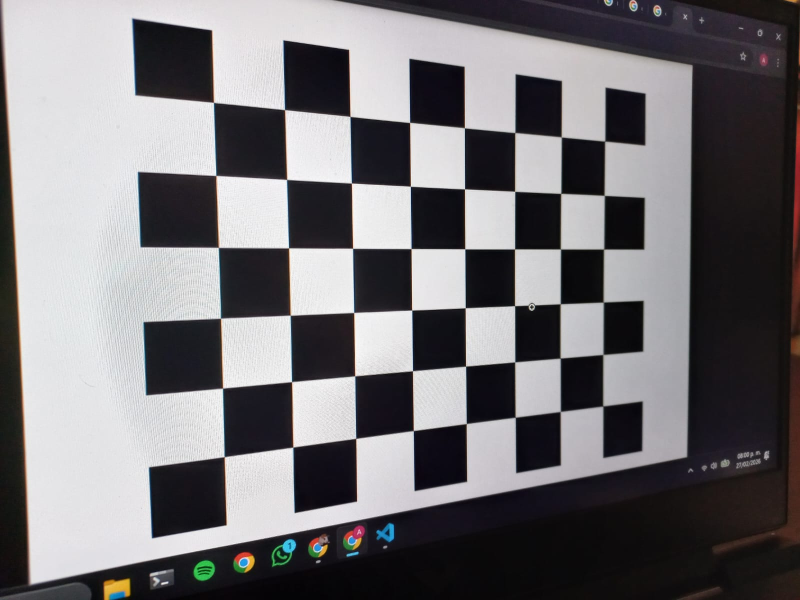
#> input picture semana_2_3_camara_pinhole_calibracion/python/imgs/1.jpeg, 1600 x 1200 px (shown at 1/2 size); its folder holds only this picture in this run
$ jupyter execute --allow-errors main.ipynb   (shell and % lines are left out)
#> lines starting #> are read from the running program, lines starting #| are printed output that depends on the picture; long printed decimals are rounded
## Proyección pinhole

[cell 1]
import numpy as np
import matplotlib.pyplot as plt

def proyectar_pinhole(puntos_3d, f):
    """
    Proyección perspectiva básica del modelo pinhole.

    puntos_3d: array (N,3)
    f: distancia focal
    """
    X = puntos_3d[:, 0]
    Y = puntos_3d[:, 1]
    Z = puntos_3d[:, 2]

    x = f * (X / Z)
    y = f * (Y / Z)

    return np.vstack((x, y)).T

## Creación de cubo

[cell 2]
def crear_cubo(tamano=1, centro=(0,0,5)):
    cx, cy, cz = centro
    t = tamano / 2

    vertices = np.array([
        [cx-t, cy-t, cz-t],
        [cx+t, cy-t, cz-t],
        [cx+t, cy+t, cz-t],
        [cx-t, cy+t, cz-t],
        [cx-t, cy-t, cz+t],
        [cx+t, cy-t, cz+t],
        [cx+t, cy+t, cz+t],
        [cx-t, cy+t, cz+t],
    ])
    return vertices

## Dibujo de cubo

[cell 3]
def dibujar_cubo_2d(puntos_2d, titulo="Proyección", limite=3):
#> called with puntos_2d = array of shape (8, 2), titulo = 'Proyección con f = 1', limite = 3
    aristas = [
        (0,1),(1,2),(2,3),(3,0),
        (4,5),(5,6),(6,7),(7,4),
        (0,4),(1,5),(2,6),(3,7)
    ]

    fig, ax = plt.subplots(figsize=(6,6))

    for a in aristas:
        p1 = puntos_2d[a[0]]
        p2 = puntos_2d[a[1]]
        ax.plot([p1[0], p2[0]], [p1[1], p2[1]])

    ax.scatter(puntos_2d[:,0], puntos_2d[:,1])

    ax.set_aspect('equal', adjustable='box')

    # Fijar límites manualmente
    ax.set_xlim(-limite, limite)
    ax.set_ylim(-limite, limite)

    ax.set_xlabel("x'")
    ax.set_ylabel("y'")
    ax.set_title(titulo)
    ax.invert_yaxis()
    ax.grid(True)

    plt.show()
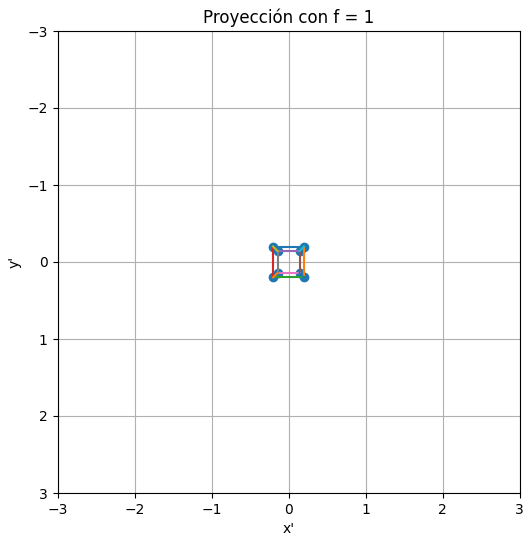
#> figure drawn by matplotlib, 1 panel

## Efecto
Se realiza  proyección con dos distancias focales distintas

[cell 4]
# Crear cubo
cubo = crear_cubo(tamano=2, centro=(0,0,6))

# Focal pequeña
f1 = 1
proy1 = proyectar_pinhole(cubo, f1)
dibujar_cubo_2d(proy1, f"Proyección con f = {f1}")

# Focal grande
f2 = 5
proy2 = proyectar_pinhole(cubo, f2)
dibujar_cubo_2d(proy2, f"Proyección con f = {f2}")

## Parámetros intrínsecos
```
[fx  0  cx]
[0  fy  cy]
[0   0   1]
```

[cell 5]
def proyectar_con_K(puntos_3d, K):
    """
    Proyección usando matriz intrínseca K.
    puntos_3d: (N,3)
    K: matriz intrínseca 3x3
    """
    puntos_3d = puntos_3d.T  # (3,N)

    # Coordenadas normalizadas
    puntos_norm = puntos_3d / puntos_3d[2, :]

    # Aplicar matriz intrínseca
    puntos_img = K @ puntos_norm

    return puntos_img[:2, :].T

[cell 6]
ancho = 800
alto = 600

fx = 800
fy = 800
cx = ancho / 2
cy = alto / 2

K = np.array([
    [fx, 0, cx],
    [0, fy, cy],
    [0, 0, 1]
])

[cell 7]
cubo = crear_cubo(tamano=2, centro=(0,0,6))
proy = proyectar_con_K(cubo, K)

[cell 8]
def dibujar_imagen(puntos_2d, ancho, alto, titulo="Proyección con K"):
#> called with puntos_2d = array of shape (8, 2), ancho = 800, alto = 600, titulo = 'fx grande (zoom)'
    aristas = [
        (0,1),(1,2),(2,3),(3,0),
        (4,5),(5,6),(6,7),(7,4),
        (0,4),(1,5),(2,6),(3,7)
    ]

    fig, ax = plt.subplots(figsize=(8,6))

    for a in aristas:
        p1 = puntos_2d[a[0]]
        p2 = puntos_2d[a[1]]
        ax.plot([p1[0], p2[0]], [p1[1], p2[1]])

    ax.scatter(puntos_2d[:,0], puntos_2d[:,1])

    ax.set_xlim(0, ancho)
    ax.set_ylim(alto, 0)  # invertir eje Y como imagen
    ax.set_title(titulo)
    ax.set_aspect('equal')
    ax.grid(True)

    plt.show()
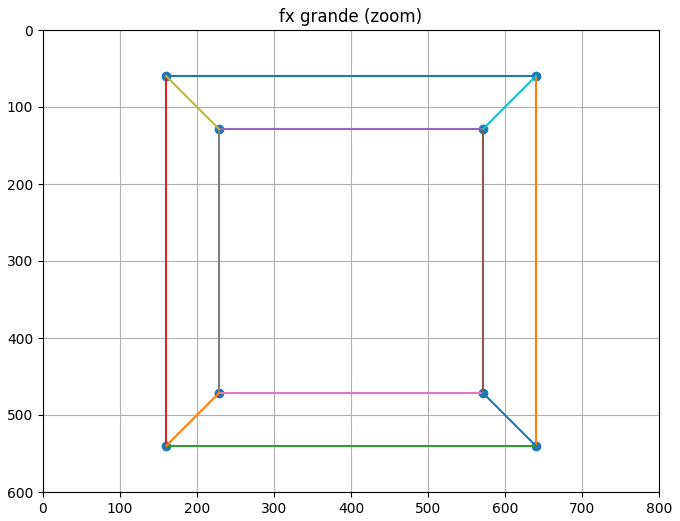
#> figure drawn by matplotlib, 1 panel

### fx y fy grande

[cell 9]
fx = 1200
fy = 1200
K_zoom = np.array([
    [fx, 0, cx],
    [0, fy, cy],
    [0, 0, 1]
])

proy_zoom = proyectar_con_K(cubo, K_zoom)
dibujar_imagen(proy_zoom, ancho, alto, "fx grande (zoom)")

### fx!=fy

[cell 10]
fx = 1200
fy = 600

K_dist = np.array([
    [fx, 0, cx],
    [0, fy, cy],
    [0, 0, 1]
])

proy_dist = proyectar_con_K(cubo, K_dist)
dibujar_imagen(proy_dist, ancho, alto, "fx != fy (deformación)")
#> call 2 of dibujar_imagen, with puntos_2d = array of shape (8, 2), ancho = 800, alto = 600, titulo = 'fx != fy (deformación)'
#> in dibujar_imagen (call 2), `plt.show()`:
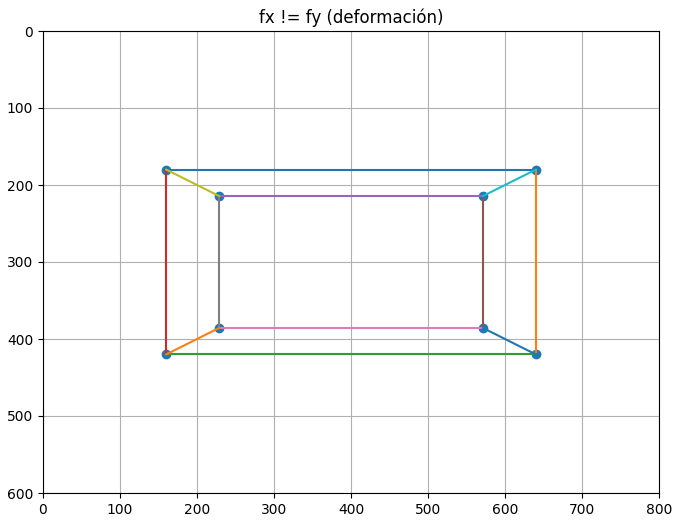
#> figure drawn by matplotlib, 1 panel

### Cambiar centro óptico

[cell 11]
cx = 200
cy = 150

K_shift = np.array([
    [800, 0, cx],
    [0, 800, cy],
    [0, 0, 1]
])

proy_shift = proyectar_con_K(cubo, K_shift)
dibujar_imagen(proy_shift, ancho, alto, "Centro óptico desplazado")
#> call 3 of dibujar_imagen, with puntos_2d = array of shape (8, 2), ancho = 800, alto = 600, titulo = 'Centro óptico desplazado'
#> in dibujar_imagen (call 3), `plt.show()`:
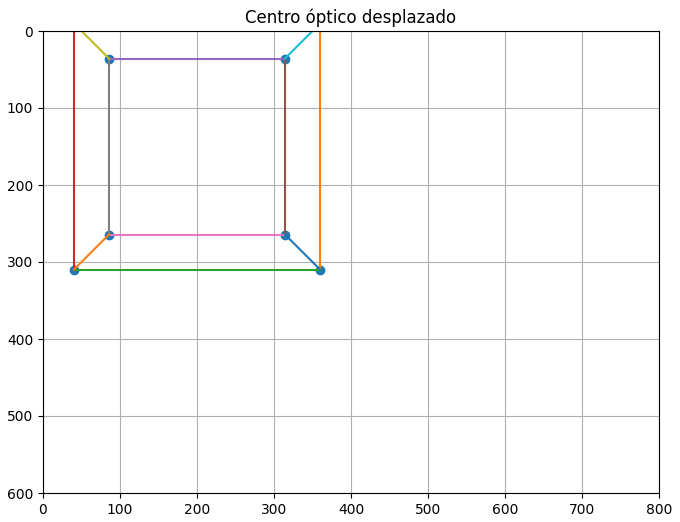
#> figure drawn by matplotlib, 1 panel

## Parámetros extrínsecos

[cell 12]
def transformar_extrinsecos(puntos_3d, R, t):
    """
    Aplica transformación mundo → cámara.

    puntos_3d: (N,3)
    R: (3,3)
    t: (3,1)
    """
    return (R @ puntos_3d.T + t).T

### Rotación en y

[cell 13]
def rotacion_y(theta):
    return np.array([
        [np.cos(theta), 0, np.sin(theta)],
        [0, 1, 0],
        [-np.sin(theta), 0, np.cos(theta)]
    ])

### Pipeline completo

[cell 14]
def proyectar_completo(puntos_3d, K, R, t):
    # Mundo → Cámara
    puntos_cam = transformar_extrinsecos(puntos_3d, R, t)

    # Proyección con intrínsecos
    puntos_img = proyectar_con_K(puntos_cam, K)

    return puntos_img

### Simular movimiento de cámara

#### Rotación de cámara

[cell 15]
theta = np.radians(30)
R = rotacion_y(theta)
t = np.array([[0], [0], [0]])

proy_rot = proyectar_completo(cubo, K, R, t)
dibujar_imagen(proy_rot, ancho, alto, "Cámara rotada 30° en Y")
#> call 4 of dibujar_imagen, with puntos_2d = array of shape (8, 2), ancho = 800, alto = 600, titulo = 'Cámara rotada 30° en Y'
#> in dibujar_imagen (call 4), `plt.show()`:
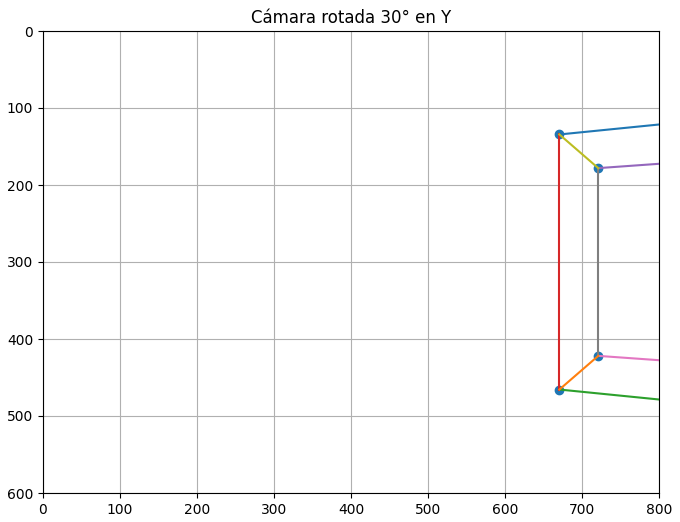
#> figure drawn by matplotlib, 1 panel

### Traslación de cámara

[cell 16]
R = np.eye(3)
t = np.array([[0], [0], [-2]])  # cámara avanza

proy_trans = proyectar_completo(cubo, K, R, t)
dibujar_imagen(proy_trans, ancho, alto, "Cámara trasladada en Z")
#> in dibujar_imagen (call 5), `plt.show()`:
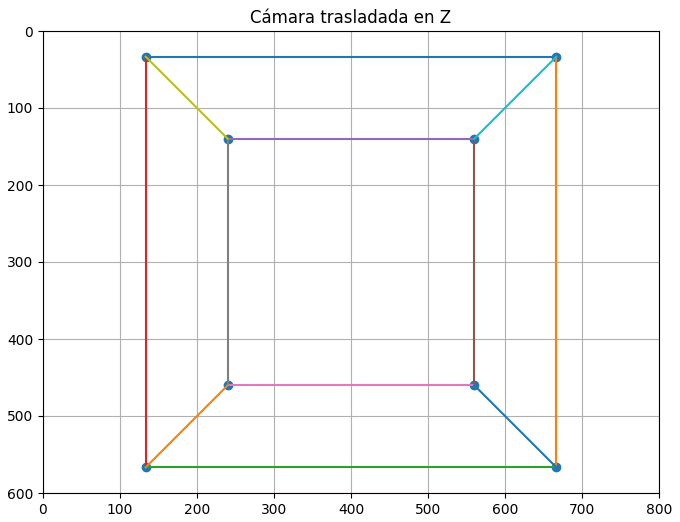
#> figure drawn by matplotlib, 1 panel

## Calibración de cámara con patrón

[cell 17]
import cv2
import glob

#parametros del patron
chessboard_size = (8,6)
square_size = 1.0

objp = np.zeros((np.prod(chessboard_size),3), np.float32)
objp[:,:2] = np.indices(chessboard_size).T.reshape(-1,2)
objp *= square_size

objpoints = []
imgpoints = []

#todas las imagenes de checkerboard son jpeg, la de distorsion es jpg
images = glob.glob("imgs/*.jpeg")
for fname in images:
    img = cv2.imread(fname)
#> img is the input picture: shape (1200, 1600, 3); mean B, G, R 117.5, 114.7, 116.8
    gray = cv2.cvtColor(img, cv2.COLOR_BGR2GRAY)

    ret, corners = cv2.findChessboardCorners(gray, chessboard_size, None)
#> ret = False; corners = 44 rows, first 8: [427.5, 205], [569.5, 220], [574, 359.5], [431.5, 350.5], [700.5, 233.5], [703.5, 366], [705.5, 497], [577.5, 495.5]

    if ret:
        objpoints.append(objp)
        imgpoints.append(corners)

#> (the rest of this cell did not finish here and is left out)

# Correción de distorsión

[cell 18]
img = cv2.imread("imgs/2.jpeg")
#> (the rest of this cell did not finish here and is left out)

[cell 19]
total_error = 0

for i in range(len(objpoints)):
    #proyeccion basada en los parametros obtenidos
    imgpoints2, _ = cv2.projectPoints(
        objpoints[i], rvecs[i], tvecs[i], K, dist
    )
    #distancia entre puntos reales y proyectados
    error = cv2.norm(imgpoints[i], imgpoints2, cv2.NORM_L2)/len(imgpoints2)
    total_error += error

#> (the rest of this cell did not finish here and is left out)

$ run again, on semana_2_3_camara_pinhole_calibracion/python/imgs/10.jpeg
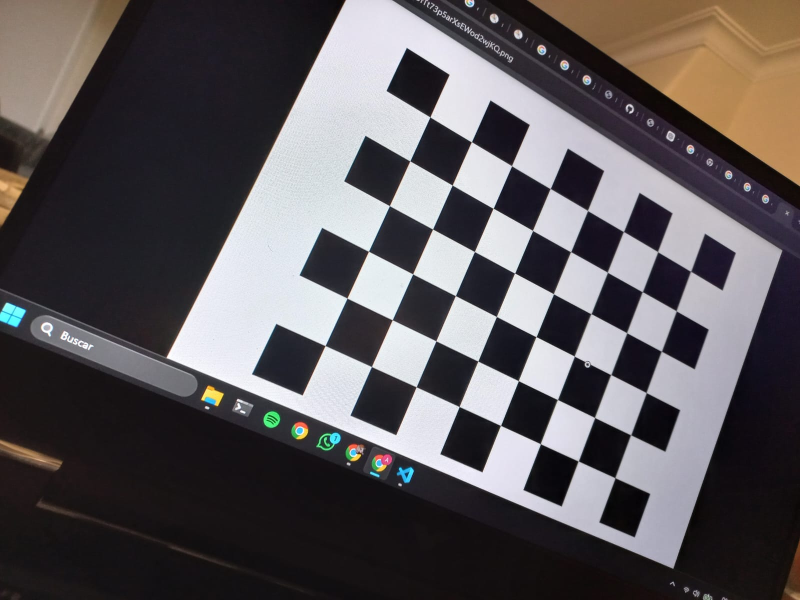
#> input picture semana_2_3_camara_pinhole_calibracion/python/imgs/10.jpeg, 1600 x 1200 px (shown at 1/2 size)
#> img is the input picture: shape (1200, 1600, 3); mean B, G, R 89.7, 87.4, 92
#> `gray = cv2.cvtColor(img, cv2.COLOR_BGR2GRAY)`:
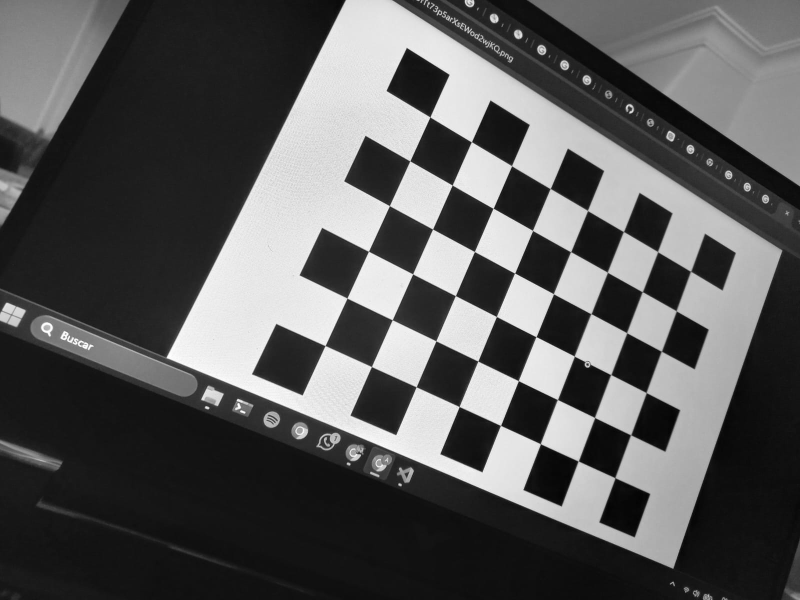
#> gray: shape (1200, 1600) (shown at 1/2 size); min 0, max 255, mean 89
#> `ret, corners = cv2.findChessboardCorners(gray, chessboard_size, None)`: ret = True; corners = 48 rows, first 8: [860.5, 234.6], [943.4, 284], [1023.5, 332.4], [1101.2, 377.4], [1175.6, 421.6], [1246.9, 464], [1316, 503.7], [1380.8, 542.8]
#> `ret, K, dist, rvecs, tvecs = cv2.calibrateCamera( objpoints, imgpoints..`: ret = 0.61; K = [[1763.5, 0, 743.2], [0, 1663.4, 562.4], [0, 0, 1]]; dist = [[0.188, -1.04, -0.00728, 0.00366, -0.377]]; rvecs = ([-0.137, -0.406, 0.438],); tvecs = ([1.1, -3.27, 16.78],)
#| Matriz intrínseca:
#|  [[1.76353880e+03 0.00000000e+00 7.43224394e+02]
#|  [0.00000000e+00 1.66343794e+03 5.62449937e+02]
#|  [0.00000000e+00 0.00000000e+00 1.00000000e+00]]
#| Coeficientes distorsión:
#|  [[ 0.1876 -1.038 -0.007281  0.003664 -0.3774]]
#> the loop `for i in range(len(objpoints)):` made 1 pass
#> (error, total_error) on pass 1: (0.0881, 0.0881)
#> after the loop `for i in range(len(objpoints)):`: total_error = 0.0881
#| Error medio de reproyección: 0.08812
